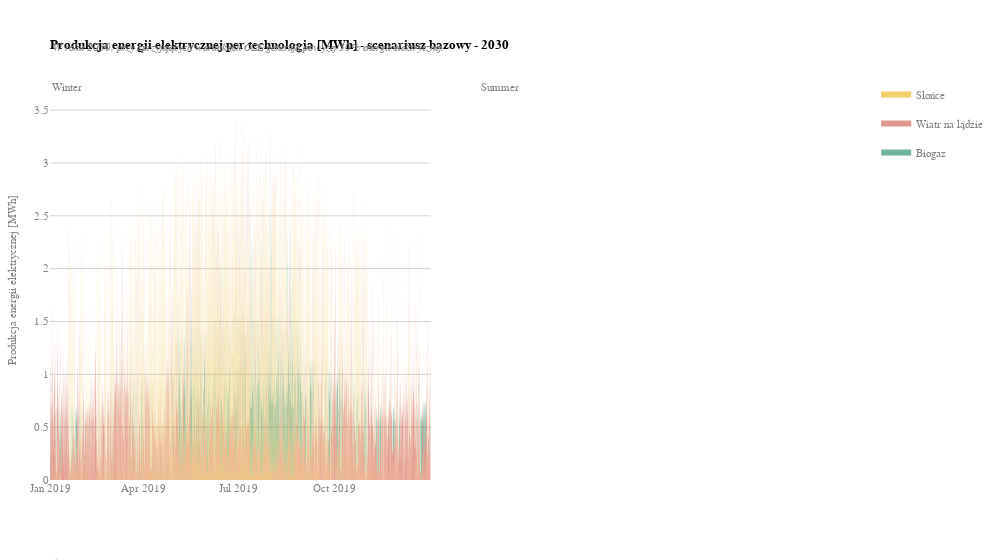

Notebook code cell kept with this figure:
### Code cell
# Make subplots like in my excercise - 25 january winter peak, 26 june summer peak
from plotly.subplots import make_subplots

fig = make_subplots(rows=1, cols=2, shared_yaxes=True, horizontal_spacing = 0.06, vertical_spacing = 0.01)

# p_by_carrier_ZEPAK_summer = p_by_carrier_ZEPAK_ref_2030.loc['2030-06-24 00:00:00':'2030-06-30 00:00:00']
# p_by_carrier_no_ZEPAK_summer = p_by_carrier_no_ZEPAK_ref_2030.loc['2030-06-24 00:00:00':'2030-06-30 00:00:00']
# links_sum_summer = links_sum_ref_2030.loc['2030-06-24 00:00:00':'2030-06-30 00:00:00']
# links_sum_summer = links_sum_summer[(links_sum_summer >= 0)]

# p_by_carrier_ZEPAK_winter = p_by_carrier_ZEPAK_ref_2030.loc['2030-01-21 00:00:00':'2030-01-27 00:00:00']
# p_by_carrier_no_ZEPAK_winter = p_by_carrier_no_ZEPAK_ref_2030.loc['2030-01-21 00:00:00':'2030-01-27 00:00:00']
# links_sum_winter = links_sum_ref_2030.loc['2030-01-21 00:00:00':'2030-01-27 00:00:00']
# links_sum_winter = links_sum_winter[(links_sum_winter >= 0)]

fig.add_trace(go.Scatter(x=p_by_carrier.index, y=p_by_carrier['solar'], stackgroup='one', mode='none', name=fuel_name('PV'), fillcolor='rgba(237, 173, 8, 0.6)', legendgroup='group1'), row=1, col=1)
fig.add_trace(go.Scatter(x=p_by_carrier.index, y=p_by_carrier['wind'], stackgroup='one', mode='none', name=fuel_name('Wind onshore'), fillcolor='rgba(204, 80, 62, 0.6)', legendgroup='group2'), row=1, col=1)
fig.add_trace(go.Scatter(x=p_by_carrier.index, y=p_by_carrier['biogas'], stackgroup='one', mode='none', name=fuel_name('biogas'), fillcolor='rgba(15, 133, 84, 0.6)', legendgroup='group3'), row=1, col=1)

# fig.add_trace(go.Scatter(x=p_by_carrier_no_ZEPAK_summer.index, y=p_by_carrier_no_ZEPAK_summer['hard coal'], stackgroup='one', mode='none', name=fuel_name('hard coal'), fillcolor='rgba(0,0,0,0.6)', legendgroup='group1', showlegend = False), row=1, col=2)
# fig.add_trace(go.Scatter(x=p_by_carrier_no_ZEPAK_summer.index, y=p_by_carrier_no_ZEPAK_summer['lignite'], stackgroup='one', mode='none', name=fuel_name('lignite'), fillcolor='rgba(192, 132, 63,0.6)', legendgroup='group2', showlegend = False), row=1, col=2)
# fig.add_trace(go.Scatter(x=p_by_carrier_no_ZEPAK_summer.index, y=p_by_carrier_no_ZEPAK_summer['Fossil gas'], stackgroup='one', mode='none', name=fuel_name('Fossil gas'), fillcolor='rgba(170, 170, 170,0.6)', legendgroup='group3', showlegend = False), row=1, col=2)
# fig.add_trace(go.Scatter(x=p_by_carrier_no_ZEPAK_summer.index, y=p_by_carrier_no_ZEPAK_summer['Wind'], stackgroup='one', mode='none', name=fuel_name('Wind onshore'), fillcolor='rgba(204, 80, 62, 0.6)', legendgroup='group4', showlegend = False), row=1, col=2)
# fig.add_trace(go.Scatter(x=p_by_carrier_no_ZEPAK_summer.index, y=p_by_carrier_no_ZEPAK_summer['Wind_Off'], stackgroup='one', mode='none', name=fuel_name('Wind offshore'), fillcolor='rgba(145, 44, 29, 0.6)', legendgroup='group5', showlegend = False), row=1, col=2)
# fig.add_trace(go.Scatter(x=p_by_carrier_no_ZEPAK_summer.index, y=p_by_carrier_no_ZEPAK_summer['PV'], stackgroup='one', mode='none',name=fuel_name('PV'), fillcolor='rgba(237, 173, 8, 0.6)', legendgroup='group6', showlegend = False), row=1, col=2)
# fig.add_trace(go.Scatter(x=p_by_carrier_no_ZEPAK_summer.index, y=p_by_carrier_no_ZEPAK_summer['biomass'], stackgroup='one', mode='none',name=fuel_name('biomass'), fillcolor='rgba(15, 133, 84, 0.6)', legendgroup='group7', showlegend = False), row=1, col=2) 
#fig.add_trace(go.Scatter(x=p_by_carrier.index, y=p_by_carrier['biogas'], stackgroup='one', mode='none',name=fuel_name('biogas'), fillcolor='rgba(10, 89, 56, 0.6)', legendgroup='group8', showlegend = False), row=1, col=2)
# fig.add_trace(go.Scatter(x=p_by_carrier_no_ZEPAK_summer.index, y=p_by_carrier_no_ZEPAK_summer['ror'], stackgroup='one', mode='none',name=fuel_name('Hydro'), fillcolor='rgba(29, 105, 150, 0.6)', legendgroup='group9', showlegend = False), row=1, col=2)
# fig.add_trace(go.Scatter(x=links_sum_summer.index, y=links_sum_summer, stackgroup='one', mode='none', name=fuel_name('Import'), fillcolor='rgba(95, 70, 144, 0.6)', legendgroup='group10', showlegend = False), row=1, col=2)

fig.update_layout(
        width=1000,
        plot_bgcolor='white',  
        title=dict(
            text='<b>Electricity generation by technology [MWh] - BASE scenario - 2030</b>' if language == "EN" else '<b>Produkcja energii elektrycznej per technologia [MWh] - scenariusz bazowy - 2030</b>',
            font=dict(
                family="Work Sans, sans-serif",
                size=13,
                color="black",
            ),
            x=0,
            xref='paper',
            yref='paper',
            xanchor="left", 
            yanchor="top",
        ),
        margin=dict(t=80, b=80,l=50, r=50),
        font=dict(
            family="Work Sans, sans-serif",
            size=11,
            color="grey"
        ),
        annotations=[
            go.layout.Annotation( 
                text='Winter',
                align='left',
                showarrow=False,
                xref='paper',
                yref='paper',
                x=0,
                y=1,
                xanchor="left", 
                yanchor="top",
                visible=True,
                font=dict(
                    family="Work Sans, sans-serif",
                    size=11,
                    color="grey"
                )
            ),
            go.layout.Annotation( 
                text='Summer',
                align='left',
                showarrow=False,
                xref='paper',
                yref='paper',
                x=0.53,
                y=1,
                xanchor="left", 
                yanchor="top",
                visible=True,
                font=dict(
                    family="Work Sans, sans-serif",
                    size=11,
                    color="grey"
                )
            ),
            go.layout.Annotation( 
                text='<i>In 2030, good weather conditions enable RES shares above 50%.</i>' if language == "EN" else '<i>W roku 2030, przy sprzyjających warunkach OZE generują powyżej 50% energii elektrycznej.</i>' ,
                align='left',
                showarrow=False,
                xref='paper',
                yref='paper',
                x=0,
                y=1.1,
                xanchor="left", 
                yanchor="top",
                visible=True,
                font=dict(
                    family="Work Sans, sans-serif",
                    size=11,
                    color="grey"
                )
            ),
            go.layout.Annotation( 
                text='<i>Sources: Instrat, CC BY 4.0.</i>' if language == "EN" else '<i>Źródło: Instrat, CC BY 4.0.</i>',
                align='left',
                showarrow=False,
                xref='paper',
                yref='paper',
                x=0,
                y=-0.19,
                xanchor="left", 
                yanchor="top",
                visible=True,
                font=dict(
                    family="Work Sans, sans-serif",
                    size=11,
                    color="grey"
                )
            ),
        ]
)

fig.update_yaxes(
        title=dict(
            text='Electricity generation [MWh]' if language == "EN" else 'Produkcja energii elektrycznej [MWh]',
            font=dict(
                family="Work Sans, sans-serif",
                size=11,
                color="grey",
            )
        ),
    showgrid=True,
    gridwidth=1, 
    gridcolor='LightGrey'
)

fig.show(    
    config={
        'modeBarButtonsToRemove': ['lasso2d', "zoomIn2d", 'resetScale2d'],
        "locale": "en",
        "toImageButtonOptions": {"width": None, "height": None}
    },
)

### Figure 1 — Plotly figure (JSON) as saved in the notebook; plotly's stock layout.template omitted (floating-point values rounded to 4 significant figures; data arrays with more than 128 entries replaced by an {"elided": "..."} marker saying what was removed)
{"data": [{"fillcolor": "rgba(237, 173, 8, 0.6)", "legendgroup": "group1", "mode": "none", "name": "Słońce", "stackgroup": "one", "type": "scatter", "x": {"elided": "8760 str values"}, "xaxis": "x", "y": {"elided": "8760 float values"}, "yaxis": "y"}, {"fillcolor": "rgba(204, 80, 62, 0.6)", "legendgroup": "group2", "mode": "none", "name": "Wiatr na lądzie", "stackgroup": "one", "type": "scatter", "x": {"elided": "8760 str values"}, "xaxis": "x", "y": {"elided": "8760 float values"}, "yaxis": "y"}, {"fillcolor": "rgba(15, 133, 84, 0.6)", "legendgroup": "group3", "mode": "none", "name": "Biogaz", "stackgroup": "one", "type": "scatter", "x": {"elided": "8760 str values"}, "xaxis": "x", "y": {"elided": "8760 float values"}, "yaxis": "y"}], "layout": {"annotations": [{"align": "left", "font": {"color": "grey", "family": "Work Sans, sans-serif", "size": 11}, "showarrow": false, "text": "Winter", "visible": true, "x": 0, "xanchor": "left", "xref": "paper", "y": 1, "yanchor": "top", "yref": "paper"}, {"align": "left", "font": {"color": "grey", "family": "Work Sans, sans-serif", "size": 11}, "showarrow": false, "text": "Summer", "visible": true, "x": 0.53, "xanchor": "left", "xref": "paper", "y": 1, "yanchor": "top", "yref": "paper"}, {"align": "left", "font": {"color": "grey", "family": "Work Sans, sans-serif", "size": 11}, "showarrow": false, "text": "<i>W roku 2030, przy sprzyjających warunkach OZE generują powyżej 50% energii elektrycznej.</i>", "visible": true, "x": 0, "xanchor": "left", "xref": "paper", "y": 1.1, "yanchor": "top", "yref": "paper"}, {"align": "left", "font": {"color": "grey", "family": "Work Sans, sans-serif", "size": 11}, "showarrow": false, "text": "<i>Źródło: Instrat, CC BY 4.0.</i>", "visible": true, "x": 0, "xanchor": "left", "xref": "paper", "y": -0.19, "yanchor": "top", "yref": "paper"}], "font": {"color": "grey", "family": "Work Sans, sans-serif", "size": 11}, "margin": {"b": 80, "l": 50, "r": 50, "t": 80}, "plot_bgcolor": "white", "title": {"font": {"color": "black", "family": "Work Sans, sans-serif", "size": 13}, "text": "<b>Produkcja energii elektrycznej per technologia [MWh] - scenariusz bazowy - 2030</b>", "x": 0, "xanchor": "left", "xref": "paper", "yanchor": "top", "yref": "paper"}, "width": 1000, "xaxis": {"anchor": "y", "domain": [0, 0.47]}, "xaxis2": {"anchor": "y2", "domain": [0.53, 1]}, "yaxis": {"anchor": "x", "domain": [0, 1], "gridcolor": "LightGrey", "gridwidth": 1, "showgrid": true, "title": {"font": {"color": "grey", "family": "Work Sans, sans-serif", "size": 11}, "text": "Produkcja energii elektrycznej [MWh]"}}, "yaxis2": {"anchor": "x2", "domain": [0, 1], "gridcolor": "LightGrey", "gridwidth": 1, "matches": "y", "showgrid": true, "showticklabels": false, "title": {"font": {"color": "grey", "family": "Work Sans, sans-serif", "size": 11}, "text": "Produkcja energii elektrycznej [MWh]"}}}}
